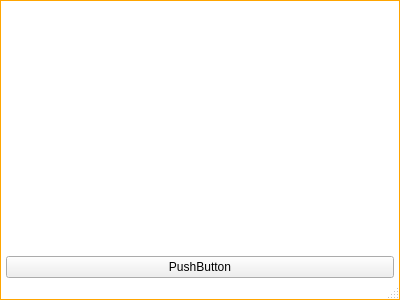
<?xml version="1.0" encoding="UTF-8"?>
<ui version="4.0">
 <class>frmMain</class>
 <widget class="QMainWindow" name="frmMain">
  <property name="geometry">
   <rect>
    <x>0</x>
    <y>0</y>
    <width>400</width>
    <height>300</height>
   </rect>
  </property>
  <property name="cursor">
   <cursorShape>ArrowCursor</cursorShape>
  </property>
  <property name="windowTitle">
   <string>frmMain</string>
  </property>
  <property name="styleSheet">
   <string notr="true">QWidget#titleBar{
	background-color: #FFF;
	border-top: 1px solid orange;
	border-left: 1px solid orange;
	border-right: 1px solid orange;
	color: #000;
}

QWidget#centralWidget, QStatusBar{
	background-color: #FFF;
	border-left: 1px solid orange;
	border-right: 1px solid orange;
}

QStatusBar{
	border-bottom: 1px solid orange;
}</string>
  </property>
  <widget class="QWidget" name="centralWidget">
   <layout class="QGridLayout" name="gridLayout">
    <property name="leftMargin">
     <number>0</number>
    </property>
    <property name="topMargin">
     <number>0</number>
    </property>
    <property name="rightMargin">
     <number>0</number>
    </property>
    <property name="bottomMargin">
     <number>0</number>
    </property>
    <property name="spacing">
     <number>0</number>
    </property>
    <item row="1" column="0">
     <layout class="QGridLayout" name="gridLayout_2">
      <property name="leftMargin">
       <number>6</number>
      </property>
      <property name="topMargin">
       <number>0</number>
      </property>
      <property name="rightMargin">
       <number>6</number>
      </property>
      <property name="bottomMargin">
       <number>0</number>
      </property>
      <item row="1" column="0">
       <widget class="QPushButton" name="pushButton">
        <property name="text">
         <string>PushButton</string>
        </property>
       </widget>
      </item>
      <item row="0" column="0">
       <spacer name="verticalSpacer">
        <property name="orientation">
         <enum>Qt::Vertical</enum>
        </property>
        <property name="sizeHint" stdset="0">
         <size>
          <width>20</width>
          <height>40</height>
         </size>
        </property>
       </spacer>
      </item>
     </layout>
    </item>
    <item row="0" column="0">
     <widget class="TitleBar" name="titleBar" native="true">
      <property name="minimumSize">
       <size>
        <width>0</width>
        <height>30</height>
       </size>
      </property>
      <property name="maximumSize">
       <size>
        <width>16777215</width>
        <height>30</height>
       </size>
      </property>
     </widget>
    </item>
   </layout>
  </widget>
  <widget class="QStatusBar" name="statusBar"/>
 </widget>
 <layoutdefault spacing="6" margin="11"/>
 <customwidgets>
  <customwidget>
   <class>TitleBar</class>
   <extends>QWidget</extends>
   <header>titlebar.h</header>
   <container>1</container>
  </customwidget>
 </customwidgets>
 <resources/>
 <connections/>
</ui>
